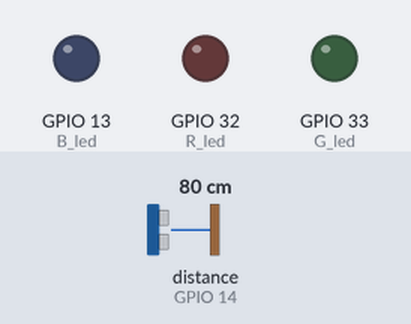
The sketch below on a simulated ESP32. On the bench: output pins drawn as LEDs (lit = HIGH). Wiring (inferred from the names in the program): ultrasonic range finder: trigger GPIO 12; echo GPIO 14. The inputs (shaded band) are chosen by the test bench; at power-on: distance to the obstacle (sensor on GPIO 14) 80 cm. The echo pulse lasts 58.3 µs per cm; WiFi joins after 1.5 s; servers stay silent unless stated; storage starts empty; random numbers use the default seed unless the sketch sets one; no MQTT or app messages arrive unless stated; the camera gives no picture; web services answer with replies made up by the test bench; pins used as bus, display or sensor lines are not drawn; what the sketch prints to the serial monitor is not drawn.

Above: at 0.4 s.
At 3.0 s:
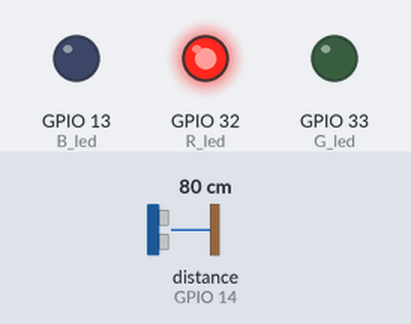
3.1 s: distance to the obstacle (sensor on GPIO 14) set to 58 cm
4.6 s: distance to the obstacle (sensor on GPIO 14) set to 51 cm
At 5.5 s:
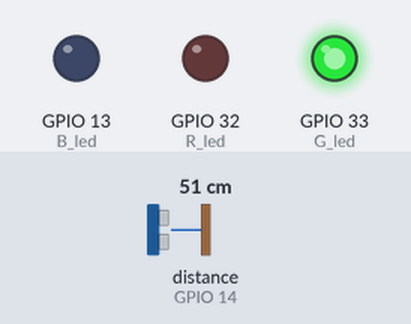
Timing chart, 0 to 12.4 s (numbered marks = the images above; inputs shaded):
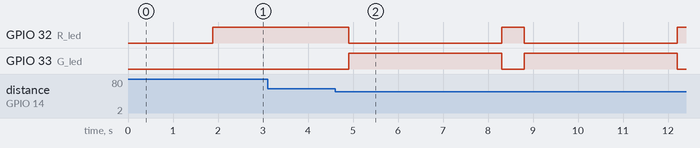

Measured:
- the behaviour switches between 56 and 55 cm on distance to the obstacle (sensor on GPIO 14) (found by bisection; images 1 and 2)
- after the input at 3.1 s, every drawn part: stays the same
- after the input at 4.6 s, GPIO 32 (R_led): alternates HIGH for 0.50 s and LOW for 3.4 s, starting after 0.30 s; GPIO 33 (G_led): alternates HIGH for 3.4 s and LOW for 0.50 s, starting after 0.30 s

The sketch:

esp32_camera.ino
```cpp
#include "esp_camera.h"
#include "FS.h"      //sd card esp32
#include "SD_MMC.h"  //sd card esp32
#include <WiFi.h>
#include <WiFiClientSecure.h>
#include <PubSubClient.h>
#include <ESP32Servo.h>


int Trig = 12;  // 發出聲波腳位
int Echo = 14;  // 接收聲波腳位
int R_led = 32;
int G_led = 33;
int B_led = 13;
int PicID = 1;    //檔案序號

char ssid[] = "WIFI";
char password[] = "password";
String Linetoken = "line";

// ------ 以下修改成你MQTT設定 ------
char* MQTTServer = "broker.mqttgo.io";                  //免註冊MQTT伺服器
int MQTTPort = 1883;                             //MQTT Port
char* MQTTUser = "";                             //不須帳密
char* MQTTPassword = "";                         //不須帳密
char* MQTTPubTopic1 = "isu/class/face";

WiFiClient WifiClient;
PubSubClient MQTTClient(WifiClient);

//開始MQTT連線
void MQTTConnecte() {
  MQTTClient.setServer(MQTTServer, MQTTPort);
  //MQTTClient.setCallback(MQTTCallback);
  while (!MQTTClient.connected()) {
    //以亂數為ClientID
    String MQTTClientid = "esp32-" + String(random(1000000, 9999999));
    if (MQTTClient.connect(MQTTClientid.c_str(), MQTTUser, MQTTPassword)) {
      //連結成功，顯示「已連線」。
      Serial.println("MQTT已連線");
      //訂閱SubTopic1主題
      //MQTTClient.subscribe(MQTTSubTopic1);
    } else {
      //若連線不成功，則顯示錯誤訊息，並重新連線
      Serial.print("MQTT連線失敗,狀態碼=");
      Serial.println(MQTTClient.state());
      Serial.println("五秒後重新連線");
      delay(5000);
    }
  }
}

//拍照傳送到MQTT
String SendImageMQTT() {
  camera_fb_t* fb = esp_camera_fb_get();
  size_t fbLen = fb->len;
  int ps = 512;
  //開始傳遞影像檔
  MQTTClient.beginPublish(MQTTPubTopic1, fbLen, false);
  uint8_t* fbBuf = fb->buf;
  for (size_t n = 0; n < fbLen; n = n + 2048) {
    if (n + 2048 < fbLen) {
      MQTTClient.write(fbBuf, 2048);
      fbBuf += 2048;
    } else if (fbLen % 2048 > 0) {
      size_t remainder = fbLen % 2048;
      MQTTClient.write(fbBuf, remainder);
    }
  }
  boolean isPublished = MQTTClient.endPublish();
  esp_camera_fb_return(fb);  //清除緩衝區
  if (isPublished) {
    return "MQTT傳輸成功";
  } else {
    return "MQTT傳輸失敗，請檢查網路設定";
  }
}

//拍照傳送到Line
String SendImageLine(String msg, camera_fb_t* fb) {
  WiFiClientSecure client_tcp;
  if (client_tcp.connect("notify-api.line.me", 443)) {
    Serial.println("連線到Line成功");
    //組成HTTP POST表頭
    String head = "--Cusboundary\r\nContent-Disposition: form-data;";
    head += "name=\"message\"; \r\n\r\n" + msg + "\r\n";
    head += "--Cusboundary\r\nContent-Disposition: form-data; ";
    head += "name=\"imageFile\"; filename=\"esp32-cam.jpg\"";
    head += "\r\nContent-Type: image/jpeg\r\n\r\n";
    String tail = "\r\n--Cusboundary--\r\n";
    uint16_t imageLen = fb->len;
    uint16_t extraLen = head.length() + tail.length();
    uint16_t totalLen = imageLen + extraLen;
    //開始POST傳送
    client_tcp.println("POST /api/notify HTTP/1.1");
    client_tcp.println("Connection: close");
    client_tcp.println("Host: notify-api.line.me");
    client_tcp.println("Authorization: Bearer " + Linetoken);
    client_tcp.println("Content-Length: " + String(totalLen));
    client_tcp.println("Content-Type: multipart/form-data; boundary=Cusboundary");

    client_tcp.println();
    client_tcp.print(head);
    uint8_t* fbBuf = fb->buf;
    size_t fbLen = fb->len;
    Serial.println("傳送影像檔...");
    for (size_t n = 0; n < fbLen; n = n + 2048) {
      if (n + 2048 < fbLen) {
        client_tcp.write(fbBuf, 2048);
        fbBuf += 2048;
      } else if (fbLen % 2048 > 0) {
        size_t remainder = fbLen % 2048;
        client_tcp.write(fbBuf, remainder);
      }
    }
    client_tcp.print(tail);
    client_tcp.println();
    String payload = "";
    boolean state = false;
    int waitTime = 3000;  //等候時間3秒鐘
    long startTime = millis();
    delay(1000);
    Serial.print("等候回應...");
    while ((startTime + waitTime) > millis()) {
      Serial.print(".");
      delay(100);
      while (client_tcp.available()) {
        //已收到回覆，依序讀取內容
        char c = client_tcp.read();
        payload += c;
      }
    }
    client_tcp.stop();
    return payload;
  } else {
    return "傳送失敗，請檢查網路設定";
  }
}

//拍照存檔SD卡副程式
void SavePictoSD(String filename, camera_fb_t* fb) {
  Serial.print("寫入檔案:" + filename + ",檔案大小=");
  Serial.println(String(fb->len) + "bytes");
  fs::FS& fs = SD_MMC;                        //設定SD卡裝置
  File file = fs.open(filename, FILE_WRITE);  //開啟檔案
  if (!file) {
    Serial.println("存檔失敗，請檢查SD卡");
  } else {
    file.write(fb->buf, fb->len);  //
    Serial.println("存檔成功");
  }
}

float distance() {

  digitalWrite(Trig, LOW);
  delayMicroseconds(5);
  digitalWrite(Trig, HIGH);
  delayMicroseconds(10);
  digitalWrite(Trig, LOW);
  float EchoTime = pulseIn(Echo, HIGH); //傳回時間
  float CMValue = EchoTime / 29.4 / 2; //轉換成距離
  Serial.println(CMValue);
  return CMValue;

}

void setup() {
  Serial.begin(115200);
  //初始化相機結束
  camera_config_t config;
  config.ledc_channel = LEDC_CHANNEL_0;
  config.ledc_timer = LEDC_TIMER_0;
  config.pin_d0 = 5;
  config.pin_d1 = 18;
  config.pin_d2 = 19;
  config.pin_d3 = 21;
  config.pin_d4 = 36;
  config.pin_d5 = 39;
  config.pin_d6 = 34;
  config.pin_d7 = 35;
  config.pin_xclk = 0;
  config.pin_pclk = 22;
  config.pin_vsync = 25;
  config.pin_href = 23;
  config.pin_sscb_sda = 26;
  config.pin_sscb_scl = 27;
  config.pin_pwdn = 32;
  config.pin_reset = -1;
  config.xclk_freq_hz = 20000000;
  config.fb_count = 2;
  config.pixel_format = PIXFORMAT_JPEG;
  config.jpeg_quality = 12;
  //設定解析度：FRAMESIZE_ + QVGA|CIF|VGA|SVGA|XGA|SXGA|UXGA
  config.frame_size = FRAMESIZE_VGA;  //VGA=640*480(VGA格式較穩定)
  //Line notify don't accept bigger than XGA
  esp_err_t err = esp_camera_init(&config);
  if (err == ESP_OK) {
    Serial.println("鏡頭啟動成功");
    // setup stream ------------------------
    sensor_t* s = esp_camera_sensor_get();
    int res = 0;
    res = s->set_brightness(s, 1);  //亮度:(-2~2)
    res = s->set_contrast(s, 1);    //對比度:(-2~2)
    res = s->set_saturation(s, 1);  //色彩飽和度:(-2~2)
    //res = s->set_special_effect(s, 0);//特殊效果:(0~6)
    //res = s->set_whitebal(s, 1);//啟動白平衡:(0或1)
    //res = s->set_awb_gain(s, 1);//自動白平衡增益:(0或1)
    //res = s->set_wb_mode(s, 0);//白平衡模式:(0~4)
    //res = set_exposure_ctrl(s, 1);;//曝光控制:(0或1)
    //res = set_aec2(s, 0);//自動曝光校正:(0或1)
    //res = set_ae_level(s, 0);//自動曝光校正程度:(-2~2)
    //res = set_aec_value(s, 300);//自動曝光校正值：(0~1200)
    //res = set_gain_ctrl(s, 1);//增益控制:(0或1)
    //res = set_agc_gain(s, 0);//自動增益:(0~30)
    //res = set_gainceiling(s, (gainceiling_t)0); //增益上限:(0~6)
    //res = set_bpc(s, 1);//bpc開啟:(0或1)
    //res = set_wpc(s, 1);//wpc開啟:(0或1)
    //res = set_raw_gma(s, 1);//影像GMA:(0或1)
    //res = s->set_lenc(s, 1);//鏡頭校正:(0或1)
    //res = s->set_hmirror(s, 1);//水平翻轉:(0或1)
    //res = s->set_vflip(s, 1);//垂直翻轉:(0或1)
    //res = set_dcw(s, 1);//dcw開啟:(0或1)
  } else {
    Serial.printf("鏡頭設定失敗，5秒後重新啟動");
    delay(5000);
    ESP.restart();
  }

  //設定SD卡
  if (!SD_MMC.begin()) {
    Serial.println("SD卡讀取失敗，5秒後重新啟動");
    delay(5000);
    ESP.restart();
  } else {
    Serial.println("SD卡偵測成功");
  }

  pinMode(Trig, OUTPUT);
  pinMode(Echo, INPUT);
  pinMode(R_led, OUTPUT);
  pinMode(G_led, OUTPUT);
  pinMode(B_led, OUTPUT);


  //開始網路連線
  Serial.print("連線到WiFi:");
  Serial.println(ssid);
  WiFi.begin(ssid, password);
  while (WiFi.status() != WL_CONNECTED) {
    delay(500);
    Serial.print(".");
  }

}


void loop() {
  //如果MQTT連線中斷，則重啟MQTT連線
  if (!MQTTClient.connected()) MQTTConnecte();

  float CMValue = distance();

  if (CMValue > 49 && CMValue < 55) {


    digitalWrite(R_led, LOW);
    digitalWrite(G_led, HIGH);
    digitalWrite(B_led, LOW);


    String result = SendImageMQTT();
    Serial.println(result);

    camera_fb_t * fb = esp_camera_fb_get(); //擷取影像
    if (!fb) {
      Serial.println("拍照失敗，請檢查");
    } else {
      //儲存到SD卡:SavePictoSD(檔名,影像);
      SavePictoSD("/pic" + String(PicID ++) + ".jpg", fb);
      //傳送到Line:SendImageLine(訊息,影像);
      String payload = SendImageLine("簽到成功", fb);
      Serial.println(payload);
      esp_camera_fb_return(fb);//清除影像緩衝區
    }
  }
  Serial.println("無人");

  digitalWrite(R_led, HIGH);
  digitalWrite(G_led, LOW);
  digitalWrite(B_led, LOW);
  delay(500);
}
```
